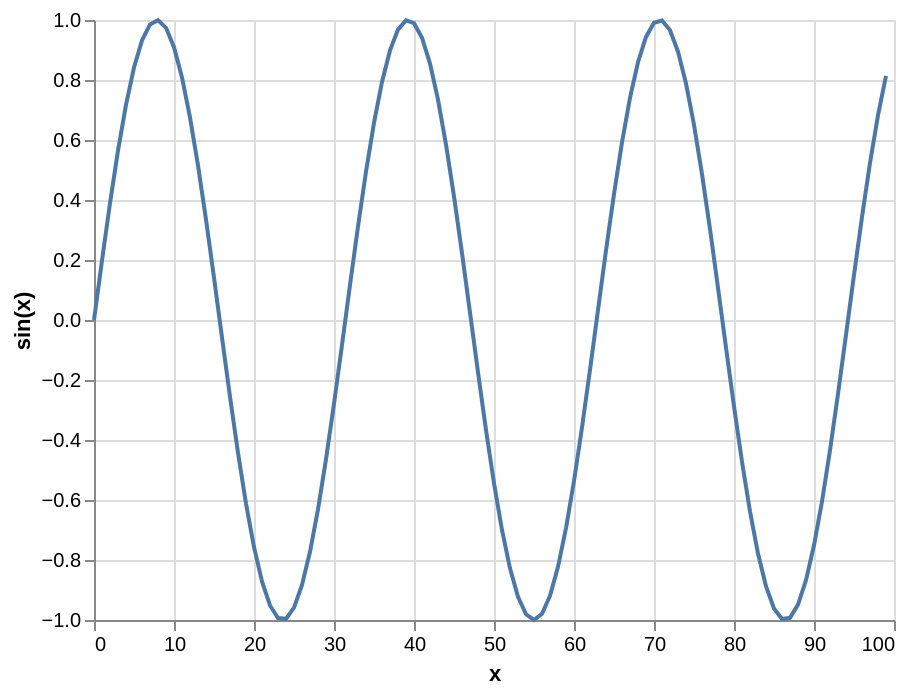

Express this chart as Vega-Lite.
### Vega-Lite specification from a JSON file in a GitHub repository (floating-point values rounded to 4 significant figures)
{"config": {"view": {"height": 300, "width": 400}}, "encoding": {"y": {"title": "sin(x)", "field": "properties.sin(x)", "type": "quantitative"}, "x": {"title": "x", "field": "properties.x", "type": "quantitative"}}, "data": {"values": {"features": [{"properties": {"x": 0, "sin(x)": 0.0}, "geometry": {"coordinates": [125.6, 10.1], "type": "Point"}, "type": "Feature"}, {"properties": {"x": 1, "sin(x)": 0.1987}, "geometry": {"coordinates": [125.6, 10.1], "type": "Point"}, "type": "Feature"}, {"properties": {"x": 2, "sin(x)": 0.3894}, "geometry": {"coordinates": [125.6, 10.1], "type": "Point"}, "type": "Feature"}, {"properties": {"x": 3, "sin(x)": 0.5646}, "geometry": {"coordinates": [125.6, 10.1], "type": "Point"}, "type": "Feature"}, {"properties": {"x": 4, "sin(x)": 0.7174}, "geometry": {"coordinates": [125.6, 10.1], "type": "Point"}, "type": "Feature"}, {"properties": {"x": 5, "sin(x)": 0.8415}, "geometry": {"coordinates": [125.6, 10.1], "type": "Point"}, "type": "Feature"}, {"properties": {"x": 6, "sin(x)": 0.932}, "geometry": {"coordinates": [125.6, 10.1], "type": "Point"}, "type": "Feature"}, {"properties": {"x": 7, "sin(x)": 0.9854}, "geometry": {"coordinates": [125.6, 10.1], "type": "Point"}, "type": "Feature"}, {"properties": {"x": 8, "sin(x)": 0.9996}, "geometry": {"coordinates": [125.6, 10.1], "type": "Point"}, "type": "Feature"}, {"properties": {"x": 9, "sin(x)": 0.9738}, "geometry": {"coordinates": [125.6, 10.1], "type": "Point"}, "type": "Feature"}, {"properties": {"x": 10, "sin(x)": 0.9093}, "geometry": {"coordinates": [125.6, 10.1], "type": "Point"}, "type": "Feature"}, {"properties": {"x": 11, "sin(x)": 0.8085}, "geometry": {"coordinates": [125.6, 10.1], "type": "Point"}, "type": "Feature"}, {"properties": {"x": 12, "sin(x)": 0.6755}, "geometry": {"coordinates": [125.6, 10.1], "type": "Point"}, "type": "Feature"}, {"properties": {"x": 13, "sin(x)": 0.5155}, "geometry": {"coordinates": [125.6, 10.1], "type": "Point"}, "type": "Feature"}, {"properties": {"x": 14, "sin(x)": 0.335}, "geometry": {"coordinates": [125.6, 10.1], "type": "Point"}, "type": "Feature"}, {"properties": {"x": 15, "sin(x)": 0.1411}, "geometry": {"coordinates": [125.6, 10.1], "type": "Point"}, "type": "Feature"}, {"properties": {"x": 16, "sin(x)": -0.05837}, "geometry": {"coordinates": [125.6, 10.1], "type": "Point"}, "type": "Feature"}, {"properties": {"x": 17, "sin(x)": -0.2555}, "geometry": {"coordinates": [125.6, 10.1], "type": "Point"}, "type": "Feature"}, {"properties": {"x": 18, "sin(x)": -0.4425}, "geometry": {"coordinates": [125.6, 10.1], "type": "Point"}, "type": "Feature"}, {"properties": {"x": 19, "sin(x)": -0.6119}, "geometry": {"coordinates": [125.6, 10.1], "type": "Point"}, "type": "Feature"}, {"properties": {"x": 20, "sin(x)": -0.7568}, "geometry": {"coordinates": [125.6, 10.1], "type": "Point"}, "type": "Feature"}, {"properties": {"x": 21, "sin(x)": -0.8716}, "geometry": {"coordinates": [125.6, 10.1], "type": "Point"}, "type": "Feature"}, {"properties": {"x": 22, "sin(x)": -0.9516}, "geometry": {"coordinates": [125.6, 10.1], "type": "Point"}, "type": "Feature"}, {"properties": {"x": 23, "sin(x)": -0.9937}, "geometry": {"coordinates": [125.6, 10.1], "type": "Point"}, "type": "Feature"}, {"properties": {"x": 24, "sin(x)": -0.9962}, "geometry": {"coordinates": [125.6, 10.1], "type": "Point"}, "type": "Feature"}, {"properties": {"x": 25, "sin(x)": -0.9589}, "geometry": {"coordinates": [125.6, 10.1], "type": "Point"}, "type": "Feature"}, {"properties": {"x": 26, "sin(x)": -0.8835}, "geometry": {"coordinates": [125.6, 10.1], "type": "Point"}, "type": "Feature"}, {"properties": {"x": 27, "sin(x)": -0.7728}, "geometry": {"coordinates": [125.6, 10.1], "type": "Point"}, "type": "Feature"}, {"properties": {"x": 28, "sin(x)": -0.6313}, "geometry": {"coordinates": [125.6, 10.1], "type": "Point"}, "type": "Feature"}, {"properties": {"x": 29, "sin(x)": -0.4646}, "geometry": {"coordinates": [125.6, 10.1], "type": "Point"}, "type": "Feature"}, {"properties": {"x": 30, "sin(x)": -0.2794}, "geometry": {"coordinates": [125.6, 10.1], "type": "Point"}, "type": "Feature"}, {"properties": {"x": 31, "sin(x)": -0.08309}, "geometry": {"coordinates": [125.6, 10.1], "type": "Point"}, "type": "Feature"}, {"properties": {"x": 32, "sin(x)": 0.1165}, "geometry": {"coordinates": [125.6, 10.1], "type": "Point"}, "type": "Feature"}, {"properties": {"x": 33, "sin(x)": 0.3115}, "geometry": {"coordinates": [125.6, 10.1], "type": "Point"}, "type": "Feature"}, {"properties": {"x": 34, "sin(x)": 0.4941}, "geometry": {"coordinates": [125.6, 10.1], "type": "Point"}, "type": "Feature"}, {"properties": {"x": 35, "sin(x)": 0.657}, "geometry": {"coordinates": [125.6, 10.1], "type": "Point"}, "type": "Feature"}, {"properties": {"x": 36, "sin(x)": 0.7937}, "geometry": {"coordinates": [125.6, 10.1], "type": "Point"}, "type": "Feature"}, {"properties": {"x": 37, "sin(x)": 0.8987}, "geometry": {"coordinates": [125.6, 10.1], "type": "Point"}, "type": "Feature"}, {"properties": {"x": 38, "sin(x)": 0.9679}, "geometry": {"coordinates": [125.6, 10.1], "type": "Point"}, "type": "Feature"}, {"properties": {"x": 39, "sin(x)": 0.9985}, "geometry": {"coordinates": [125.6, 10.1], "type": "Point"}, "type": "Feature"}, {"properties": {"x": 40, "sin(x)": 0.9894}, "geometry": {"coordinates": [125.6, 10.1], "type": "Point"}, "type": "Feature"}, {"properties": {"x": 41, "sin(x)": 0.9407}, "geometry": {"coordinates": [125.6, 10.1], "type": "Point"}, "type": "Feature"}, {"properties": {"x": 42, "sin(x)": 0.8546}, "geometry": {"coordinates": [125.6, 10.1], "type": "Point"}, "type": "Feature"}, {"properties": {"x": 43, "sin(x)": 0.7344}, "geometry": {"coordinates": [125.6, 10.1], "type": "Point"}, "type": "Feature"}, {"properties": {"x": 44, "sin(x)": 0.5849}, "geometry": {"coordinates": [125.6, 10.1], "type": "Point"}, "type": "Feature"}, {"properties": {"x": 45, "sin(x)": 0.4121}, "geometry": {"coordinates": [125.6, 10.1], "type": "Point"}, "type": "Feature"}, {"properties": {"x": 46, "sin(x)": 0.2229}, "geometry": {"coordinates": [125.6, 10.1], "type": "Point"}, "type": "Feature"}, {"properties": {"x": 47, "sin(x)": 0.02478}, "geometry": {"coordinates": [125.6, 10.1], "type": "Point"}, "type": "Feature"}, {"properties": {"x": 48, "sin(x)": -0.1743}, "geometry": {"coordinates": [125.6, 10.1], "type": "Point"}, "type": "Feature"}, {"properties": {"x": 49, "sin(x)": -0.3665}, "geometry": {"coordinates": [125.6, 10.1], "type": "Point"}, "type": "Feature"}, {"properties": {"x": 50, "sin(x)": -0.544}, "geometry": {"coordinates": [125.6, 10.1], "type": "Point"}, "type": "Feature"}, {"properties": {"x": 51, "sin(x)": -0.6999}, "geometry": {"coordinates": [125.6, 10.1], "type": "Point"}, "type": "Feature"}, {"properties": {"x": 52, "sin(x)": -0.8278}, "geometry": {"coordinates": [125.6, 10.1], "type": "Point"}, "type": "Feature"}, {"properties": {"x": 53, "sin(x)": -0.9228}, "geometry": {"coordinates": [125.6, 10.1], "type": "Point"}, "type": "Feature"}, {"properties": {"x": 54, "sin(x)": -0.9809}, "geometry": {"coordinates": [125.6, 10.1], "type": "Point"}, "type": "Feature"}, {"properties": {"x": 55, "sin(x)": -1.0}, "geometry": {"coordinates": [125.6, 10.1], "type": "Point"}, "type": "Feature"}, {"properties": {"x": 56, "sin(x)": -0.9792}, "geometry": {"coordinates": [125.6, 10.1], "type": "Point"}, "type": "Feature"}, {"properties": {"x": 57, "sin(x)": -0.9193}, "geometry": {"coordinates": [125.6, 10.1], "type": "Point"}, "type": "Feature"}, {"properties": {"x": 58, "sin(x)": -0.8228}, "geometry": {"coordinates": [125.6, 10.1], "type": "Point"}, "type": "Feature"}, {"properties": {"x": 59, "sin(x)": -0.6935}, "geometry": {"coordinates": [125.6, 10.1], "type": "Point"}, "type": "Feature"}, {"properties": {"x": 60, "sin(x)": -0.5366}, "geometry": {"coordinates": [125.6, 10.1], "type": "Point"}, "type": "Feature"}, {"properties": {"x": 61, "sin(x)": -0.3582}, "geometry": {"coordinates": [125.6, 10.1], "type": "Point"}, "type": "Feature"}, {"properties": {"x": 62, "sin(x)": -0.1656}, "geometry": {"coordinates": [125.6, 10.1], "type": "Point"}, "type": "Feature"}, {"properties": {"x": 63, "sin(x)": 0.03362}, "geometry": {"coordinates": [125.6, 10.1], "type": "Point"}, "type": "Feature"}, {"properties": {"x": 64, "sin(x)": 0.2315}, "geometry": {"coordinates": [125.6, 10.1], "type": "Point"}, "type": "Feature"}, {"properties": {"x": 65, "sin(x)": 0.4202}, "geometry": {"coordinates": [125.6, 10.1], "type": "Point"}, "type": "Feature"}, {"properties": {"x": 66, "sin(x)": 0.5921}, "geometry": {"coordinates": [125.6, 10.1], "type": "Point"}, "type": "Feature"}, {"properties": {"x": 67, "sin(x)": 0.7404}, "geometry": {"coordinates": [125.6, 10.1], "type": "Point"}, "type": "Feature"}, {"properties": {"x": 68, "sin(x)": 0.8592}, "geometry": {"coordinates": [125.6, 10.1], "type": "Point"}, "type": "Feature"}, {"properties": {"x": 69, "sin(x)": 0.9437}, "geometry": {"coordinates": [125.6, 10.1], "type": "Point"}, "type": "Feature"}, {"properties": {"x": 70, "sin(x)": 0.9906}, "geometry": {"coordinates": [125.6, 10.1], "type": "Point"}, "type": "Feature"}, {"properties": {"x": 71, "sin(x)": 0.998}, "geometry": {"coordinates": [125.6, 10.1], "type": "Point"}, "type": "Feature"}, {"properties": {"x": 72, "sin(x)": 0.9657}, "geometry": {"coordinates": [125.6, 10.1], "type": "Point"}, "type": "Feature"}, {"properties": {"x": 73, "sin(x)": 0.8948}, "geometry": {"coordinates": [125.6, 10.1], "type": "Point"}, "type": "Feature"}, {"properties": {"x": 74, "sin(x)": 0.7883}, "geometry": {"coordinates": [125.6, 10.1], "type": "Point"}, "type": "Feature"}, {"properties": {"x": 75, "sin(x)": 0.6503}, "geometry": {"coordinates": [125.6, 10.1], "type": "Point"}, "type": "Feature"}, {"properties": {"x": 76, "sin(x)": 0.4864}, "geometry": {"coordinates": [125.6, 10.1], "type": "Point"}, "type": "Feature"}, {"properties": {"x": 77, "sin(x)": 0.3031}, "geometry": {"coordinates": [125.6, 10.1], "type": "Point"}, "type": "Feature"}, {"properties": {"x": 78, "sin(x)": 0.1078}, "geometry": {"coordinates": [125.6, 10.1], "type": "Point"}, "type": "Feature"}, {"properties": {"x": 79, "sin(x)": -0.09191}, "geometry": {"coordinates": [125.6, 10.1], "type": "Point"}, "type": "Feature"}, {"properties": {"x": 80, "sin(x)": -0.2879}, "geometry": {"coordinates": [125.6, 10.1], "type": "Point"}, "type": "Feature"}, {"properties": {"x": 81, "sin(x)": -0.4724}, "geometry": {"coordinates": [125.6, 10.1], "type": "Point"}, "type": "Feature"}, {"properties": {"x": 82, "sin(x)": -0.6381}, "geometry": {"coordinates": [125.6, 10.1], "type": "Point"}, "type": "Feature"}, {"properties": {"x": 83, "sin(x)": -0.7784}, "geometry": {"coordinates": [125.6, 10.1], "type": "Point"}, "type": "Feature"}, {"properties": {"x": 84, "sin(x)": -0.8876}, "geometry": {"coordinates": [125.6, 10.1], "type": "Point"}, "type": "Feature"}, {"properties": {"x": 85, "sin(x)": -0.9614}, "geometry": {"coordinates": [125.6, 10.1], "type": "Point"}, "type": "Feature"}, {"properties": {"x": 86, "sin(x)": -0.9969}, "geometry": {"coordinates": [125.6, 10.1], "type": "Point"}, "type": "Feature"}, {"properties": {"x": 87, "sin(x)": -0.9927}, "geometry": {"coordinates": [125.6, 10.1], "type": "Point"}, "type": "Feature"}, {"properties": {"x": 88, "sin(x)": -0.9488}, "geometry": {"coordinates": [125.6, 10.1], "type": "Point"}, "type": "Feature"}, {"properties": {"x": 89, "sin(x)": -0.8672}, "geometry": {"coordinates": [125.6, 10.1], "type": "Point"}, "type": "Feature"}, {"properties": {"x": 90, "sin(x)": -0.751}, "geometry": {"coordinates": [125.6, 10.1], "type": "Point"}, "type": "Feature"}, {"properties": {"x": 91, "sin(x)": -0.6048}, "geometry": {"coordinates": [125.6, 10.1], "type": "Point"}, "type": "Feature"}, {"properties": {"x": 92, "sin(x)": -0.4346}, "geometry": {"coordinates": [125.6, 10.1], "type": "Point"}, "type": "Feature"}, {"properties": {"x": 93, "sin(x)": -0.247}, "geometry": {"coordinates": [125.6, 10.1], "type": "Point"}, "type": "Feature"}, {"properties": {"x": 94, "sin(x)": -0.04954}, "geometry": {"coordinates": [125.6, 10.1], "type": "Point"}, "type": "Feature"}, {"properties": {"x": 95, "sin(x)": 0.1499}, "geometry": {"coordinates": [125.6, 10.1], "type": "Point"}, "type": "Feature"}, {"properties": {"x": 96, "sin(x)": 0.3433}, "geometry": {"coordinates": [125.6, 10.1], "type": "Point"}, "type": "Feature"}, {"properties": {"x": 97, "sin(x)": 0.5231}, "geometry": {"coordinates": [125.6, 10.1], "type": "Point"}, "type": "Feature"}, {"properties": {"x": 98, "sin(x)": 0.682}, "geometry": {"coordinates": [125.6, 10.1], "type": "Point"}, "type": "Feature"}, {"properties": {"x": 99, "sin(x)": 0.8137}, "geometry": {"coordinates": [125.6, 10.1], "type": "Point"}, "type": "Feature"}], "type": "FeatureCollection"}, "format": {"type": "json", "property": "features"}}, "mark": "line", "$schema": "https://vega.github.io/schema/vega-lite/v2.4.1.json"}
